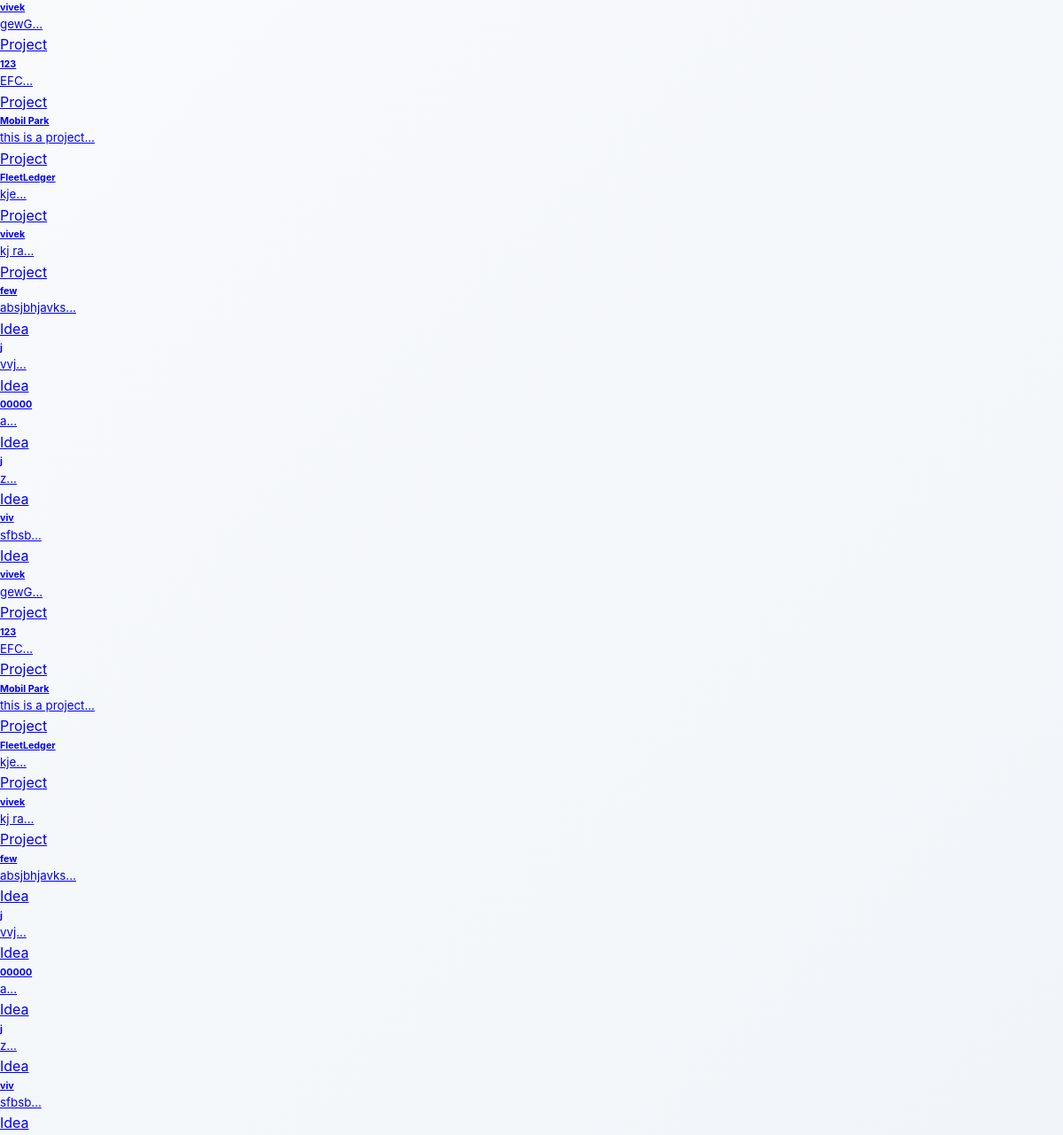
/user/search.php (signed in), run on the app's committed database.
### tables this page shows
CREATE TABLE `projects` (
                            `id` int(5) NOT NULL,
                            `user_id` int(15) NOT NULL,
                            `project_name` varchar(255) NOT NULL,
                            `project_type` varchar(50) NOT NULL,
                            `classification` varchar(100) DEFAULT NULL,
                            `project_category` varchar(100) DEFAULT NULL,
                            `difficulty_level` enum('beginner','intermediate','advanced','expert') DEFAULT NULL,
                            `development_time` varchar(50) DEFAULT NULL,
                            `team_size` varchar(50) DEFAULT NULL,
                            `target_audience` text DEFAULT NULL,
                            `project_goals` text DEFAULT NULL,
                            `challenges_faced` text DEFAULT NULL,
                            `future_enhancements` text DEFAULT NULL,
                            `github_repo` varchar(255) DEFAULT NULL,
                            `live_demo_url` varchar(255) DEFAULT NULL,
                            `project_license` varchar(100) DEFAULT NULL,
                            `keywords` varchar(500) DEFAULT NULL,
                            `contact_email` varchar(255) DEFAULT NULL,
                            `social_links` text DEFAULT NULL,
                            `description` text NOT NULL,
                            `language` varchar(100) NOT NULL,
                            `image_path` varchar(255) DEFAULT NULL,
                            `video_path` varchar(255) DEFAULT NULL,
                            `code_file_path` varchar(255) DEFAULT NULL,
                            `instruction_file_path` varchar(255) DEFAULT NULL,
                            `presentation_file_path` varchar(255) DEFAULT NULL,
                            `additional_files_path` varchar(255) DEFAULT NULL,
                            `submission_date` timestamp NULL DEFAULT current_timestamp(),
                            `status` enum('pending','approved','rejected') NOT NULL DEFAULT 'pending',
                            `title` varchar(255) DEFAULT NULL
);

CREATE TABLE `blog` (
                        `id` int(11) NOT NULL,
                        `user_id` int(11) NOT NULL,
                        `er_number` varchar(50) NOT NULL,
                        `project_name` varchar(100) NOT NULL,
                        `project_type` enum('software','hardware') NOT NULL,
                        `classification` varchar(50) NOT NULL,
                        `description` text NOT NULL,
                        `submission_datetime` datetime NOT NULL,
                        `status` enum('pending','in_progress','completed','rejected') DEFAULT 'pending',
                        `priority1` enum('low','medium','high') DEFAULT 'medium',
                        `assigned_to` varchar(100) DEFAULT NULL,
                        `completion_date` date DEFAULT NULL,
                        `created_at` timestamp NULL DEFAULT current_timestamp(),
                        `updated_at` timestamp NULL DEFAULT current_timestamp() ON UPDATE current_timestamp(),
                        `title` varchar(255) DEFAULT NULL,
                        `content` text DEFAULT NULL
);

### user/search.php (the view, shortened to what this page needs)
<?php
echo '<link rel="stylesheet" href="../assets/css/index.css">';
include '../Login/Login/db.php';
$searchTerm = isset($_GET['query']) ? $_GET['query'] : '';
$searchTerm = '%' . $conn->real_escape_string($searchTerm) . '%';
$results = array();
$projectSql = "SELECT id, project_name, description FROM projects WHERE project_name LIKE ? OR description LIKE ? LIMIT 5";
$stmt = $conn->prepare($projectSql);
$stmt->bind_param("ss", $searchTerm, $searchTerm);
$stmt->execute();
$projectResult = $stmt->get_result();
if ($projectResult->num_rows > 0) {
    while ($row = $projectResult->fetch_assoc()) {
        $results[] = array(
            'type' => 'project',
            'id' => $row['id'],
            'title' => $row['project_name'],
            'description' => substr($row['description'], 0, 100) . '...'
        );
    }
}
$blogSql = "SELECT id, project_name, description FROM blog WHERE project_name LIKE ? OR description LIKE ? LIMIT 5";
$stmt = $conn->prepare($blogSql);
$stmt->bind_param("ss", $searchTerm, $searchTerm);
$stmt->execute();
$blogResult = $stmt->get_result();
if ($blogResult->num_rows > 0) {
    while ($row = $blogResult->fetch_assoc()) {
        $results[] = array(
            'type' => 'idea',
            'id' => $row['id'],
            'title' => $row['project_name'],
            'description' => substr($row['description'], 0, 100) . '...'
        );
    }
}
if (count($results) > 0) {
    echo '<div class="row g-4 mb-4 align-items-stretch">';
    echo '<div class="col-12 col-md-6 d-flex">';
    echo '<div class="list-group list-group-flush">';
    foreach ($results as $result) {
        $link = ($result['type'] == 'project') ? 'projects_view.php?id=' . $result['id'] : './Blog/view-project.php?id=' . $result['id'];
        echo '<a href="' . $link . '" class="list-group-item list-group-item-action py-2">';
        echo '<div class="d-flex align-items-center">';
        echo '<div>';
        echo '<h6 class="mb-0">' . htmlspecialchars($result['title']) . '</h6>';
        echo '<small class="text-muted">' . htmlspecialchars($result['description']) . '</small>';
        echo '<div class="small mt-1"><span class="badge bg-light text-dark">' . ucfirst($result['type']) . '</span></div>';
        echo '</div>';
        echo '</div>';
        echo '</a>';
    }
    echo '</div>';
    echo '</div>';
    echo '<div class="col-12 col-md-6 d-flex">';
    echo '<div class="list-group list-group-flush">';
    foreach ($results as $result) {
        $link = ($result['type'] == 'project') ? 'projects_view.php?id=' . $result['id'] : './Blog/view-project.php?id=' . $result['id'];
        echo '<a href="' . $link . '" class="list-group-item list-group-item-action py-2">';
        echo '<div class="d-flex align-items-center">';
        echo '<div>';
        echo '<h6 class="mb-0">' . htmlspecialchars($result['title']) . '</h6>';
        echo '<small class="text-muted">' . htmlspecialchars($result['description']) . '</small>';
        echo '<div class="small mt-1"><span class="badge bg-light text-dark">' . ucfirst($result['type']) . '</span></div>';
        echo '</div>';
        echo '</div>';
        echo '</a>';
    }
    echo '</div>';
    echo '</div>';
    echo '</div>';
} else {
    echo '<p class="text-center py-3">No results found for "' . htmlspecialchars(trim($_GET['query'])) . '"</p>';
    echo '<p class="text-center small text-muted">Try different keywords or check your spelling</p>';
}
?>

### assets/css/index.css (style rules this page uses)
* { margin: 0;padding: 0;box-sizing: border-box; }

### data on the page
projects: project_name "vivek", description "gewG...", type "Project"
projects: project_name "Mobil Park", description "this is a project...", type "Project"
projects: project_name "FleetLedger", description "kje...", type "Project"
projects: project_name "vivek", description "kj ra...", type "Project"
blog: project_name "few", description "absjbhjavks...", type "Idea"
blog: project_name "viv", description "sfbsb...", type "Idea"

### other printed values
$result['title'] "123"
$result['description'] "EFC..."
$result['type'] "Project"
$result['title'] "j"
$result['description'] "vvj..."
$result['type'] "Idea"
$result['title'] "00000"
$result['description'] "a..."
$result['description'] "z..."
